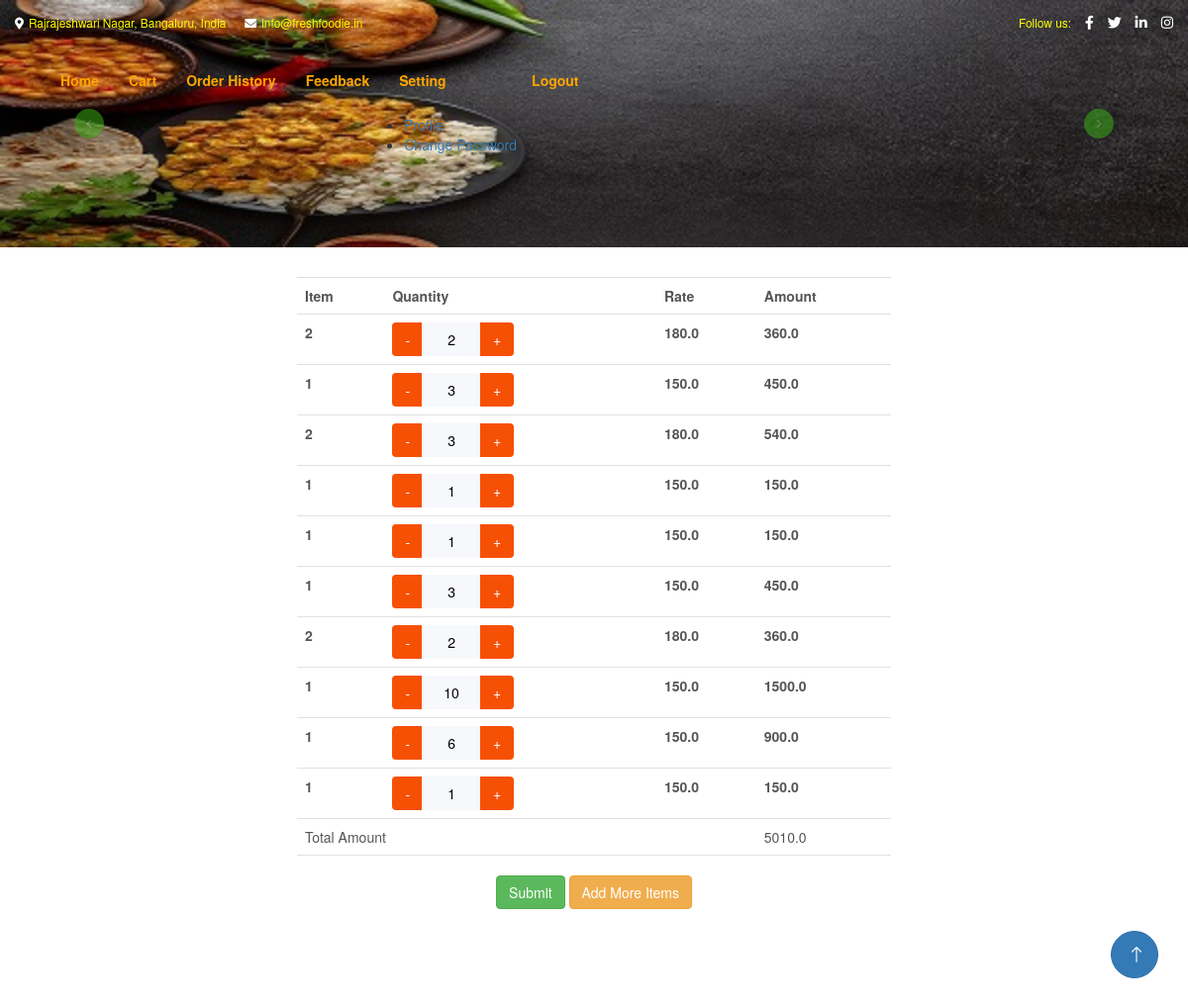
Page /ctcart (signed in) on the committed database.
### HBAPP/models.py (models this page shows)
class itemorderdetails(models.Model):
    mobilenumber=models.CharField(max_length=200,default="")
    hotelid=models.CharField(max_length=50,default="")
    itemid=models.IntegerField(default="")
    quantity=models.IntegerField(default=0)
    itemcost=models.FloatField(default=0)
    status=models.CharField(max_length=100,default="NEW_ORDER")
    canceldate=models.CharField(max_length=100,default="")
    created_on=models.CharField(max_length=100,default="")
    orderid=models.IntegerField(default=0)
    amount=models.FloatField(default=0)

### HBAPP/views.py (the view)
# urls.py: path('ctcart',views.Cart,name="ctcart"),
def Cart(request):
    msg=""
    data=""
    if itemorderdetails.objects.filter(mobilenumber=request.session["mobilenumber"],status="NEW_ORDER").exists():
        data=itemorderdetails.objects.filter(mobilenumber=request.session["mobilenumber"],status="NEW_ORDER")
        totalamount=0
        for i in data:
            totalamount+=i.amount
            hotelid=i.hotelid
    return render(request,"ctcart.html",{"data":data,"msg":msg,"hotelid":hotelid,"totalamount":totalamount})

### HBAPP/templates/ctcart.html (shortened to what this page needs)
<!DOCTYPE html>
<html>
<head>
	{% include "head.html"  %}
	  	<link rel="stylesheet" href="https://maxcdn.bootstrapcdn.com/bootstrap/3.4.1/css/bootstrap.min.css">
</head>
<body>{% include "ctmid.html" %}
		<div class="responsive">
	<table class="table"  style="width: 50%;" align="center">
				<tr>
					<th>Item</th>
					<th>Quantity</th>
					<th>Rate</th>
					<th>Amount</th>
				</tr>
	{% for  i  in data %}
	<center>
		<tr>
			<td><b>{{i.itemid}}</b></td>
			<td><b>
					  <div  class="input-group">
							    <input  type="button"  name="btnsub" value="-" onclick="counter(-1)" class="btn btn-secondary"/>
							    <input readonly type="number" id="txtcount"  name="qty" value="{{i.quantity}}" min="0" max="50" class="btn btn-light"/>
							    <input type="button"  name="btnadd" value="+" onclick="counter(1)" class="btn btn-secondary"/>
								</div>
			</b></td>
			<td><b>{{i.itemcost}}</b></td>
			<td><b>{{i.amount}}</b></td>
		</tr>
			     {%endfor%}
		<tr>
			<td colspan="3">Total Amount</td>
			<td>{{totalamount}}</td>
		</tr>
		</center>
		</table>
		<form action="/ctcart"  name="frmorder" method="POST">
			     <center>
			     	<input type="submit" name="Submit Order" class="btn btn-success">
<a href="/cthome"><button type="button" class="btn btn-warning">Add More Items</button></a>
			     </center>
		</form>
{% include "last.html"  %}
</body>
</html>

### HBAPP/static/css/style.css (style rules this page uses)
:root { --primary: #3CB815; --secondary: #F65005; --light: #F7F8FC; --dark: #111111; }
.btn { font-weight: 500; transition: .5s; }
.btn.btn-primary, .btn.btn-secondary, .btn.btn-outline-primary:hover, .btn.btn-outline-secondary:hover { color: #FFFFFF; }

### HBAPP/templates/head.html (style rules this page uses)
html, body { height: 100%; }
input[type=number] { -moz-appearance: textfield; }

### rows in the picture
itemorderdetails: itemid "2", qty "2", itemcost "180.0", amount "360.0"
itemorderdetails: itemid "1", qty "3", itemcost "150.0", amount "450.0"
itemorderdetails: itemid "2", qty "3", itemcost "180.0", amount "540.0"
itemorderdetails: itemid "1", qty "1", itemcost "150.0", amount "150.0"
itemorderdetails: itemid "1", qty "1", itemcost "150.0", amount "150.0"
itemorderdetails: itemid "1", qty "3", itemcost "150.0", amount "450.0"
itemorderdetails: itemid "2", qty "2", itemcost "180.0", amount "360.0"
itemorderdetails: itemid "1", qty "10", itemcost "150.0", amount "1500.0"
itemorderdetails: itemid "1", qty "6", itemcost "150.0", amount "900.0"
itemorderdetails: itemid "1", qty "1", itemcost "150.0", amount "150.0"

### other values in the picture
{{ totalamount }} "5010.0"
